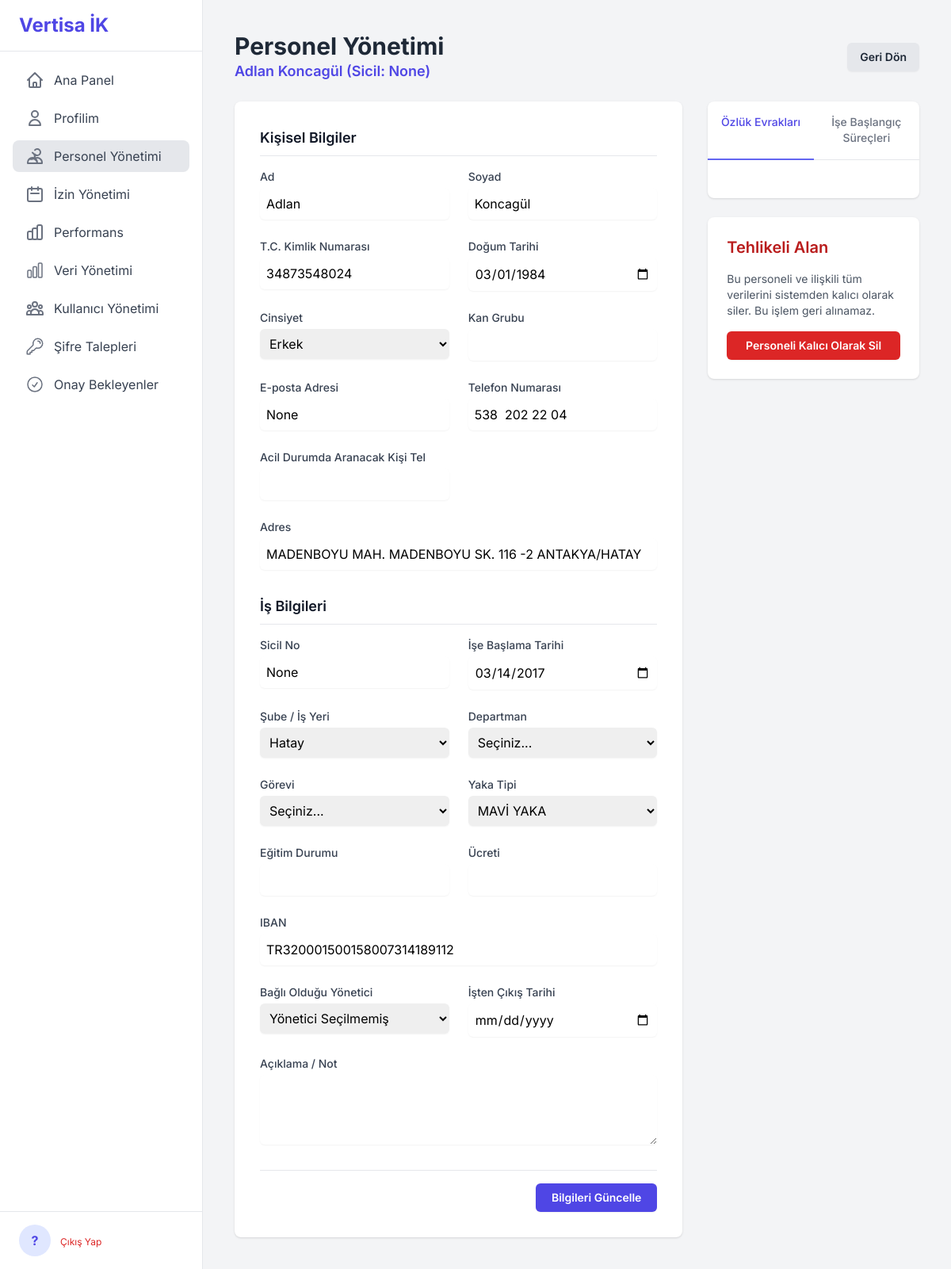
Screenshot of /personnel/manage/2 (signed in) with the database file from the repository.
### tables this page shows
CREATE TABLE calisanlar (
        id INTEGER PRIMARY KEY AUTOINCREMENT,
        ad TEXT NOT NULL,
        soyad TEXT NOT NULL,
        sicil_no TEXT,
        tc_kimlik TEXT UNIQUE NOT NULL,
        ise_baslama_tarihi TEXT,
        isten_cikis_tarihi TEXT,
        dogum_tarihi TEXT,
        cinsiyet TEXT,
        kan_grubu TEXT,
        tel TEXT,
        yakin_tel TEXT,
        adres TEXT,
        iban TEXT,
        egitim TEXT,
        ucreti TEXT,
        aciklama TEXT,
        yillik_izin_bakiye INTEGER NOT NULL DEFAULT 20,
        yaka_tipi TEXT,
        yonetici_id INTEGER REFERENCES calisanlar(id),
        sube_id INTEGER REFERENCES subeler(id),
        departman_id INTEGER REFERENCES departmanlar(id),
        gorev_id INTEGER REFERENCES gorevler(id),
        mail TEXT UNIQUE,
        onay_durumu TEXT NOT NULL DEFAULT 'Onaylandı',
        admin_notu TEXT
    );

CREATE TABLE subeler (id INTEGER PRIMARY KEY AUTOINCREMENT, sube_adi TEXT UNIQUE NOT NULL COLLATE NOCASE);

### app/personnel.py (the view)
@bp.route('/manage/<int:calisan_id>')
@login_required
def manage(calisan_id):
    db = g.db
    calisan = db.execute("""
        SELECT c.*, s.sube_adi, d.departman_adi, g.gorev_adi
        FROM calisanlar c
        LEFT JOIN subeler s ON c.sube_id = s.id
        LEFT JOIN departmanlar d ON c.departman_id = d.id
        LEFT JOIN gorevler g ON c.gorev_id = g.id
        WHERE c.id = ?""", (calisan_id,)).fetchone()
    if not calisan:
        flash("Personel bulunamadı.", "danger")
        return redirect(url_for('personnel.list_personnel'))
    ozluk_evraklari = db.execute("SELECT * FROM evraklar WHERE calisan_id = ? AND kategori = 'Özlük' ORDER BY id", (calisan_id,)).fetchall()
    ise_baslangic_surecleri = db.execute("SELECT * FROM evraklar WHERE calisan_id = ? AND kategori = 'İşe Başlangıç' ORDER BY id", (calisan_id,)).fetchall()
    potential_managers = db.execute('SELECT id, ad, soyad, sicil_no FROM calisanlar WHERE id != ? AND onay_durumu="Onaylandı" ORDER BY ad, soyad', (calisan_id,)).fetchall()
    subeler = db.execute('SELECT * FROM subeler ORDER BY sube_adi').fetchall()
    departmanlar = db.execute('SELECT * FROM departmanlar ORDER BY departman_adi').fetchall()
    gorevler = db.execute('SELECT * FROM gorevler ORDER BY gorev_adi').fetchall()
    return render_template(
        'personnel_manage.html',
        calisan=calisan,
        ozluk_evraklari=ozluk_evraklari,
        ise_baslangic_surecleri=ise_baslangic_surecleri,
        managers=potential_managers,
        subeler=subeler,
        departmanlar=departmanlar,
        gorevler=gorevler
    )

### app/auth.py (called while the page is built)
def login_required(view):
    @wraps(view)
    def wrapped_view(**kwargs):
        if 'user_id' not in session:
            flash("Bu sayfayı görüntülemek için lütfen giriş yapın.", "warning")
            return redirect(url_for('auth.login'))
        return view(**kwargs)
    return wrapped_view

### app/templates/personnel_manage.html (shortened to what this page needs)
{% extends "base.html" %}
{% block content %}
<div class="flex justify-between items-center mb-6">
    <div>
        <h1 class="text-3xl font-bold text-gray-800">Personel Yönetimi</h1>
        <p class="text-lg text-indigo-600 font-semibold">{{ calisan.ad }} {{ calisan.soyad }} (Sicil: {{ calisan.sicil_no }})</p>
    </div>
    <a href="{{ url_for('personnel.list_personnel') }}" class="inline-flex items-center justify-center rounded-md bg-gray-200 px-4 py-2 text-sm font-semibold text-gray-800 shadow-sm hover:bg-gray-300">
        Geri Dön
    </a>
</div>
<div class="grid grid-cols-1 lg:grid-cols-3 gap-8">
    <div class="lg:col-span-2 bg-white rounded-lg shadow p-8">
        <form action="{{ url_for('personnel.update', calisan_id=calisan.id) }}" method="POST" class="space-y-8">
            <div>
                <h2 class="text-lg font-semibold text-gray-900 border-b pb-2 mb-4">Kişisel Bilgiler</h2>
                <div class="grid grid-cols-1 md:grid-cols-2 gap-6">
                    <div>
                        <label for="ad" class="block text-sm font-medium text-gray-700">Ad</label>
                        <input type="text" name="ad" id="ad" required class="mt-1 block w-full rounded-md border-gray-300 shadow-sm p-2" value="{{ calisan.ad }}">
                    </div>
                    <div>
                        <label for="soyad" class="block text-sm font-medium text-gray-700">Soyad</label>
                        <input type="text" name="soyad" id="soyad" required class="mt-1 block w-full rounded-md border-gray-300 shadow-sm p-2" value="{{ calisan.soyad }}">
                    </div>
                    <div>
                        <label for="tc_kimlik" class="block text-sm font-medium text-gray-700">T.C. Kimlik Numarası</label>
                        <input type="text" name="tc_kimlik" id="tc_kimlik" required pattern="[0-9]{11}" title="Lütfen 11 haneli T.C. Kimlik Numaranızı girin." class="mt-1 block w-full rounded-md border-gray-300 shadow-sm p-2" value="{{ calisan.tc_kimlik }}">
                    </div>
                     <div>
                        <label for="dogum_tarihi" class="block text-sm font-medium text-gray-700">Doğum Tarihi</label>
                        <input type="date" name="dogum_tarihi" id="dogum_tarihi" class="mt-1 block w-full rounded-md border-gray-300 shadow-sm p-2" value="{{ calisan.dogum_tarihi or '' }}">
                    </div>
                    <div>
                        <label for="cinsiyet" class="block text-sm font-medium text-gray-700">Cinsiyet</label>
                        <select id="cinsiyet" name="cinsiyet" class="mt-1 block w-full rounded-md border-gray-300 shadow-sm p-2">
                            <option {% if calisan.cinsiyet == 'Erkek' %}selected{% endif %}>Erkek</option>
                        </select>
                    </div>
                     <div>
                        <label for="kan_grubu" class="block text-sm font-medium text-gray-700">Kan Grubu</label>
                        <input type="text" name="kan_grubu" id="kan_grubu" class="mt-1 block w-full rounded-md border-gray-300 shadow-sm p-2" value="{{ calisan.kan_grubu or '' }}">
                    </div>
                    <div>
                        <label for="mail" class="block text-sm font-medium text-gray-700">E-posta Adresi</label>
                        <input type="email" name="mail" id="mail" required class="mt-1 block w-full rounded-md border-gray-300 shadow-sm p-2" value="{{ calisan.mail }}">
                    </div>
                    <div>
                        <label for="tel" class="block text-sm font-medium text-gray-700">Telefon Numarası</label>
                        <input type="tel" name="tel" id="tel" class="mt-1 block w-full rounded-md border-gray-300 shadow-sm p-2" value="{{ calisan.tel }}">
                    </div>
                    <div>
                        <label for="yakin_tel" class="block text-sm font-medium text-gray-700">Acil Durumda Aranacak Kişi Tel</label>
                        <input type="tel" name="yakin_tel" id="yakin_tel" class="mt-1 block w-full rounded-md border-gray-300 shadow-sm p-2" value="{{ calisan.yakin_tel }}">
                    </div>
                    <div class="col-span-1 md:col-span-2">
                        <label for="adres" class="block text-sm font-medium text-gray-700">Adres</label>
                        <input type="text" name="adres" id="adres" class="mt-1 block w-full rounded-md border-gray-300 shadow-sm p-2" value="{{ calisan.adres }}">
                    </div>
                </div>
            </div>
            <div>
                <h2 class="text-lg font-semibold text-gray-900 border-b pb-2 mb-4">İş Bilgileri</h2>
                <div class="grid grid-cols-1 md:grid-cols-2 gap-6">
                    <div>
                        <label for="sicil_no" class="block text-sm font-medium text-gray-700">Sicil No</label>
                        <input type="text" name="sicil_no" required class="mt-1 block w-full rounded-md border-gray-300 shadow-sm p-2" value="{{ calisan.sicil_no }}">
                    </div>
                    <div>
                        <label for="ise_baslama_tarihi" class="block text-sm font-medium text-gray-700">İşe Başlama Tarihi</label>
                        <input type="date" name="ise_baslama_tarihi" id="ise_baslama_tarihi" required class="mt-1 block w-full rounded-md border-gray-300 shadow-sm p-2" value="{{ calisan.ise_baslama_tarihi }}">
                    </div>
                    <div>
                        <label for="sube_id" class="block text-sm font-medium text-gray-700">Şube / İş Yeri</label>
                        <select id="sube_id" name="sube_id" class="mt-1 block w-full rounded-md border-gray-300 shadow-sm p-2">
                            {% for sube in subeler %}<option value="{{ sube.id }}" {% if calisan.sube_id == sube.id %}selected{% endif %}>{{ sube.sube_adi }}</option>{% endfor %}
                        </select>
                    </div>
                    <div>
                        <label for="departman_id" class="block text-sm font-medium text-gray-700">Departman</label>
                        <select id="departman_id" name="departman_id" class="mt-1 block w-full rounded-md border-gray-300 shadow-sm p-2">
                            <option value="">Seçiniz...</option>
                        </select>
                    </div>
                    <div>
                        <label for="gorev_id" class="block text-sm font-medium text-gray-700">Görevi</label>
                        <select id="gorev_id" name="gorev_id" class="mt-1 block w-full rounded-md border-gray-300 shadow-sm p-2">
                            <option value="">Seçiniz...</option>
                        </select>
                    </div>
                    <div>
                        <label for="yaka_tipi" class="block text-sm font-medium text-gray-700">Yaka Tipi</label>
                        <select id="yaka_tipi" name="yaka_tipi" class="mt-1 block w-full rounded-md border-gray-300 shadow-sm p-2">
                            <option {% if calisan.yaka_tipi == 'MAVİ YAKA' %}selected{% endif %}>MAVİ YAKA</option>
                        </select>
                    </div>
                    <div>
                        <label for="egitim" class="block text-sm font-medium text-gray-700">Eğitim Durumu</label>
                        <input type="text" name="egitim" id="egitim" class="mt-1 block w-full rounded-md border-gray-300 shadow-sm p-2" value="{{ calisan.egitim }}">
                    </div>
                     <div>
                        <label for="ucreti" class="block text-sm font-medium text-gray-700">Ücreti</label>
                        <input type="text" name="ucreti" id="ucreti" class="mt-1 block w-full rounded-md border-gray-300 shadow-sm p-2" value="{{ calisan.ucreti }}">
                    </div>
                    <div class="col-span-1 md:col-span-2">
                        <label for="iban" class="block text-sm font-medium text-gray-700">IBAN</label>
                        <input type="text" name="iban" id="iban" class="mt-1 block w-full rounded-md border-gray-300 shadow-sm p-2" value="{{ calisan.iban }}">
                    </div>
                    <div>
                        <label for="yonetici_id" class="block text-sm font-medium text-gray-700">Bağlı Olduğu Yönetici</label>
                        <select name="yonetici_id" id="yonetici_id" class="mt-1 block w-full rounded-md border-gray-300 shadow-sm p-2">
                            <option value="">Yönetici Seçilmemiş</option>
                        </select>
                    </div>
                    <div>
                        <label for="isten_cikis_tarihi" class="block text-sm font-medium text-gray-700">İşten Çıkış Tarihi</label>
                        <input type="date" name="isten_cikis_tarihi" id="isten_cikis_tarihi" class="mt-1 block w-full rounded-md border-gray-300 shadow-sm p-2" value="{{ calisan.isten_cikis_tarihi or '' }}">
                    </div>
                    <div class="col-span-1 md:col-span-2">
                        <label for="aciklama" class="block text-sm font-medium text-gray-700">Açıklama / Not</label>
                        <textarea name="aciklama" id="aciklama" rows="3" class="mt-1 block w-full rounded-md border-gray-300 shadow-sm p-2">{{ calisan.aciklama or '' }}</textarea>
                    </div>
                </div>
            </div>
            <div class="flex justify-end pt-4 border-t">
                <button type="submit" class="rounded-md bg-indigo-600 px-5 py-2 text-sm font-semibold text-white shadow-sm hover:bg-indigo-500">Bilgileri Güncelle</button>
            </div>
        </form>
    </div>
    <div class="lg:col-span-1 space-y-6">
        <div class="bg-white rounded-lg shadow" x-data="{ activeTab: 'ozluk' }">
            <div class="border-b border-gray-200">
                <nav class="-mb-px flex" aria-label="Tabs">
                    <a href="#" @click.prevent="activeTab = 'ozluk'"
                       :class="{ 'border-indigo-500 text-indigo-600': activeTab === 'ozluk', 'border-transparent text-gray-500 hover:text-gray-700 hover:border-gray-300': activeTab !== 'ozluk' }"
                       class="w-1/2 py-4 px-1 text-center border-b-2 font-medium text-sm">
                        Özlük Evrakları
                    </a>
                    <a href="#" @click.prevent="activeTab = 'surecler'"
                       :class="{ 'border-indigo-500 text-indigo-600': activeTab === 'surecler', 'border-transparent text-gray-500 hover:text-gray-700 hover:border-gray-300': activeTab !== 'surecler' }"
                       class="w-1/2 py-4 px-1 text-center border-b-2 font-medium text-sm">
                        İşe Başlangıç Süreçleri
                    </a>
                </nav>
            </div>
            <div class="p-6">
            </div>
        </div>
        <div class="bg-white rounded-lg shadow p-6">
             <h2 class="text-xl font-semibold text-red-700 mb-4">Tehlikeli Alan</h2>
             <p class="text-sm text-gray-600 mb-4">Bu personeli ve ilişkili tüm verilerini sistemden kalıcı olarak siler. Bu işlem geri alınamaz.</p>
             <form action="{{ url_for('personnel.delete', calisan_id=calisan.id) }}" method="POST" onsubmit="return confirm('Bu personeli kalıcı olarak silmek istediğinizden emin misiniz? Tüm verileri kaybolacaktır.');">
                <button type="submit" class="w-full rounded-md bg-red-600 px-4 py-2 text-sm font-semibold text-white shadow-sm hover:bg-red-500">Personeli Kalıcı Olarak Sil</button>
             </form>
        </div>
    </div>
</div>
{% endblock %}

### app/templates/base.html (style rules this page uses)
body { font-family: 'Inter', sans-serif; }

### rows the page displays
calisanlar: ad "Adlan", soyad "Koncagül", tc_kimlik "34873548024", dogum_tarihi "03/01/1984", cinsiyet "Erkek", tel "538 202 22 04", adres "MADENBOYU MAH. MADENBOYU SK. 116 -2 ANTAKYA/HATAY", ise_baslama_tarihi "03/14/2017", sube_id "Hatay", iban "TR320001500158007314189112"

### other values shown
{{ session.ad_soyad[0]|upper if session.ad_soyad else '?' }} "?"
{{ calisan.sicil_no }} "None"
